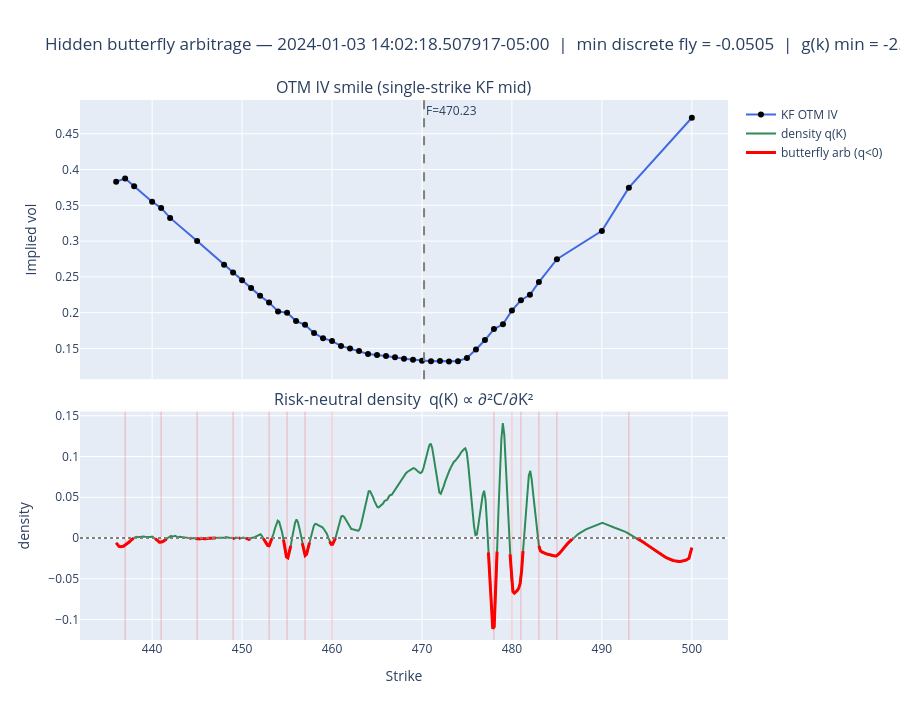

Notebook cell for this chart:
### Markdown cell above
## 4. Plot the most deceptive example — smooth smile, hidden butterfly

### Code cell
# Pick the smoothest-looking arbitrageable snapshot (rank 0). Change to scrub.
RANK = 3
_, _, j, ts, F, spy_mid = candidates[RANK]
row = sample[j]
T = tte_at(ts)

ks, ivs = otm_smile(row, spy_mid)
Kg, iv_g, q = density_from_smile(ks, ivs, F, T)
k_mid, fly = discrete_butterfly(ks, ivs, F, T)

# Gatheral-Jacquier g(k) indicator for cross-check (log-moneyness space).
g_res = arbitrage.check_butterfly(k=np.log(ks / F), iv=ivs, T=T, plot=False)

fig = make_subplots(
    rows=2,
    cols=1,
    shared_xaxes=True,
    vertical_spacing=0.06,
    row_heights=[0.55, 0.45],
    subplot_titles=("OTM IV smile (single-strike KF mid)", "Risk-neutral density  q(K) ∝ ∂²C/∂K²"),
)

# --- Top: IV smile (linear interpolation between strikes, like a regular plot) ---
fig.add_trace(
    go.Scatter(
        x=ks,
        y=ivs,
        mode="lines+markers",
        name="KF OTM IV",
        line=dict(color="royalblue"),
        marker=dict(color="black", size=6),
    ),
    row=1,
    col=1,
)
fig.add_vline(x=F, line_dash="dash", line_color="gray", row=1, col=1, annotation_text=f"F={F:.2f}")

# --- Bottom: density, negative region shaded red ---
fig.add_trace(
    go.Scatter(x=Kg, y=q, mode="lines", name="density q(K)", line=dict(color="seagreen")),
    row=2,
    col=1,
)
q_neg = np.where(q < 0, q, np.nan)
fig.add_trace(
    go.Scatter(
        x=Kg, y=q_neg, mode="lines", name="butterfly arb (q<0)", line=dict(color="red", width=3)
    ),
    row=2,
    col=1,
)
fig.add_hline(y=0, line_dash="dot", line_color="gray", row=2, col=1)
# discrete butterfly violations on the real strikes
viol = k_mid[fly < 0]
for kv in viol:
    fig.add_vline(x=kv, line_color="red", line_width=1, opacity=0.25, row=2, col=1)

fig.update_layout(
    height=720,
    title=f"Hidden butterfly arbitrage — {ts}  |  min discrete fly = {fly.min():+.4f}  "
    f"|  g(k) min = {g_res['min_g']:+.4f}",
)
fig.update_xaxes(title_text="Strike", row=2, col=1)
fig.update_yaxes(title_text="Implied vol", row=1, col=1)
fig.update_yaxes(title_text="density", row=2, col=1)
fig.show()

print(f"Strikes with butterfly arb (q<0): {viol.tolist()}")
print(f"Smile looks arb-free to the eye? roughness={smile_roughness(ivs):.5f}")

### Figure 1 — Plotly figure (JSON) as saved in the notebook; plotly's stock layout.template omitted (floating-point values rounded to 4 significant figures; data arrays with more than 128 entries replaced by an {"elided": "..."} marker saying what was removed)
{"data": [{"line": {"color": "royalblue"}, "marker": {"color": "black", "size": 6}, "mode": "lines+markers", "name": "KF OTM IV", "type": "scatter", "x": [436.0, 437.0, 438.0, 440.0, 441.0, 442.0, 445.0, 448.0, 449.0, 450.0, 451.0, 452.0, 453.0, 454.0, 455.0, 456.0, 457.0, 458.0, 459.0, 460.0, 461.0, 462.0, 463.0, 464.0, 465.0, 466.0, 467.0, 468.0, 469.0, 470.0, 471.0, 472.0, 473.0, 474.0, 475.0, 476.0, 477.0, 478.0, 479.0, 480.0, 481.0, 482.0, 483.0, 485.0, 490.0, 493.0, 500.0], "xaxis": "x", "y": [0.3829, 0.3875, 0.3766, 0.3551, 0.3463, 0.3324, 0.3, 0.2671, 0.2562, 0.2453, 0.2344, 0.2235, 0.2142, 0.2018, 0.1999, 0.1883, 0.1832, 0.1715, 0.1645, 0.1604, 0.1536, 0.1501, 0.1466, 0.1424, 0.1409, 0.1395, 0.1376, 0.1357, 0.1342, 0.133, 0.132, 0.1324, 0.1319, 0.1321, 0.1369, 0.1485, 0.1618, 0.1772, 0.1837, 0.2032, 0.2174, 0.225, 0.2427, 0.2747, 0.3142, 0.3746, 0.4723], "yaxis": "y"}, {"line": {"color": "seagreen"}, "mode": "lines", "name": "density q(K)", "type": "scatter", "x": {"elided": "400 float values"}, "xaxis": "x2", "y": {"elided": "400 float values"}, "yaxis": "y2"}, {"line": {"color": "red", "width": 3}, "mode": "lines", "name": "butterfly arb (q<0)", "type": "scatter", "x": {"elided": "400 float values"}, "xaxis": "x2", "y": {"elided": "400 float values"}, "yaxis": "y2"}], "layout": {"annotations": [{"font": {"size": 16}, "showarrow": false, "text": "OTM IV smile (single-strike KF mid)", "x": 0.5, "xanchor": "center", "xref": "paper", "y": 1, "yanchor": "bottom", "yref": "paper"}, {"font": {"size": 16}, "showarrow": false, "text": "Risk-neutral density  q(K) ∝ ∂²C/∂K²", "x": 0.5, "xanchor": "center", "xref": "paper", "y": 0.423, "yanchor": "bottom", "yref": "paper"}, {"showarrow": false, "text": "F=470.23", "x": 470.2, "xanchor": "left", "xref": "x", "y": 1, "yanchor": "top", "yref": "y domain"}], "height": 720, "shapes": [{"line": {"color": "gray", "dash": "dash"}, "type": "line", "x0": 470.2, "x1": 470.2, "xref": "x", "y0": 0, "y1": 1, "yref": "y domain"}, {"line": {"color": "gray", "dash": "dot"}, "type": "line", "x0": 0, "x1": 1, "xref": "x2 domain", "y0": 0, "y1": 0, "yref": "y2"}, {"line": {"color": "red", "width": 1}, "opacity": 0.25, "type": "line", "x0": 437, "x1": 437, "xref": "x2", "y0": 0, "y1": 1, "yref": "y2 domain"}, {"line": {"color": "red", "width": 1}, "opacity": 0.25, "type": "line", "x0": 441, "x1": 441, "xref": "x2", "y0": 0, "y1": 1, "yref": "y2 domain"}, {"line": {"color": "red", "width": 1}, "opacity": 0.25, "type": "line", "x0": 445, "x1": 445, "xref": "x2", "y0": 0, "y1": 1, "yref": "y2 domain"}, {"line": {"color": "red", "width": 1}, "opacity": 0.25, "type": "line", "x0": 449, "x1": 449, "xref": "x2", "y0": 0, "y1": 1, "yref": "y2 domain"}, {"line": {"color": "red", "width": 1}, "opacity": 0.25, "type": "line", "x0": 453, "x1": 453, "xref": "x2", "y0": 0, "y1": 1, "yref": "y2 domain"}, {"line": {"color": "red", "width": 1}, "opacity": 0.25, "type": "line", "x0": 455, "x1": 455, "xref": "x2", "y0": 0, "y1": 1, "yref": "y2 domain"}, {"line": {"color": "red", "width": 1}, "opacity": 0.25, "type": "line", "x0": 457, "x1": 457, "xref": "x2", "y0": 0, "y1": 1, "yref": "y2 domain"}, {"line": {"color": "red", "width": 1}, "opacity": 0.25, "type": "line", "x0": 460, "x1": 460, "xref": "x2", "y0": 0, "y1": 1, "yref": "y2 domain"}, {"line": {"color": "red", "width": 1}, "opacity": 0.25, "type": "line", "x0": 478, "x1": 478, "xref": "x2", "y0": 0, "y1": 1, "yref": "y2 domain"}, {"line": {"color": "red", "width": 1}, "opacity": 0.25, "type": "line", "x0": 480, "x1": 480, "xref": "x2", "y0": 0, "y1": 1, "yref": "y2 domain"}, {"line": {"color": "red", "width": 1}, "opacity": 0.25, "type": "line", "x0": 481, "x1": 481, "xref": "x2", "y0": 0, "y1": 1, "yref": "y2 domain"}, {"line": {"color": "red", "width": 1}, "opacity": 0.25, "type": "line", "x0": 483, "x1": 483, "xref": "x2", "y0": 0, "y1": 1, "yref": "y2 domain"}, {"line": {"color": "red", "width": 1}, "opacity": 0.25, "type": "line", "x0": 485, "x1": 485, "xref": "x2", "y0": 0, "y1": 1, "yref": "y2 domain"}, {"line": {"color": "red", "width": 1}, "opacity": 0.25, "type": "line", "x0": 493, "x1": 493, "xref": "x2", "y0": 0, "y1": 1, "yref": "y2 domain"}], "title": {"text": "Hidden butterfly arbitrage — 2024-01-03 14:02:18.507917-05:00  |  min discrete fly = -0.0505  |  g(k) min = -2.6590"}, "xaxis": {"anchor": "y", "domain": [0, 1], "matches": "x2", "showticklabels": false}, "xaxis2": {"anchor": "y2", "domain": [0, 1], "title": {"text": "Strike"}}, "yaxis": {"anchor": "x", "domain": [0.483, 1], "title": {"text": "Implied vol"}}, "yaxis2": {"anchor": "x2", "domain": [0, 0.423], "title": {"text": "density"}}}}
